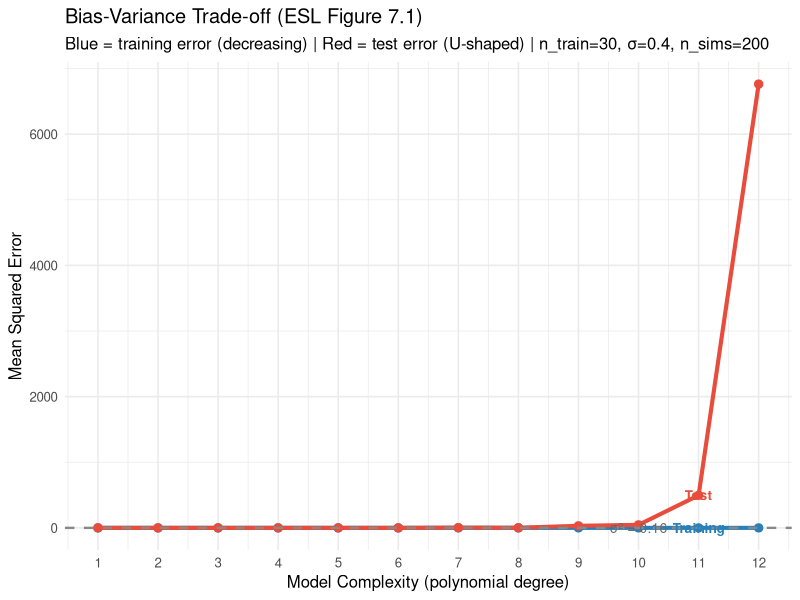
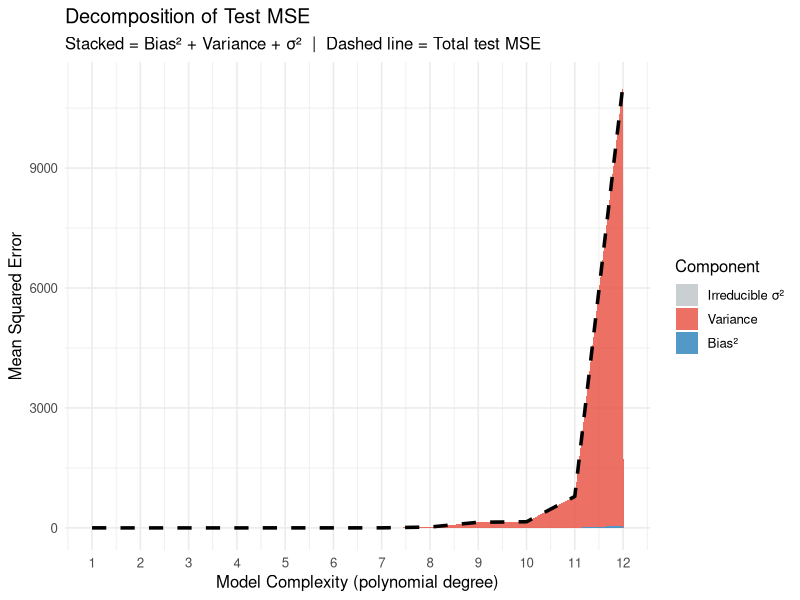

The R script that drew these images, in order:
## ---- chunk 1
#| context: setup
#| include: false
library(ggplot2)
library(dplyr)
library(tidyr)

# Shared simulation: true f, one training set
set.seed(7)
f_true <- function(x) sin(pi * x)
n_train <- 30
x_train <- sort(runif(n_train, 0, 1))
y_train <- f_true(x_train) + rnorm(n_train, 0, 0.4)
train_dat <- data.frame(x = x_train, y = y_train)

# Test grid
x_grid <- seq(0, 1, length.out=300)
f_grid <- f_true(x_grid)
## ---- chunk 2
#| label: bv-simulation
#| fig-width: 9
#| fig-height: 4.5
set.seed(42)
sigma_eps <- 0.4     # true noise SD
n_sims    <- 200     # number of training sets
n_train   <- 30
n_test    <- 500
degrees   <- 1:12

# Fixed test set (large, to get accurate estimate of test error)
x_test <- seq(0, 1, length.out=n_test)
y_test <- f_true(x_test) + rnorm(n_test, 0, sigma_eps)

results <- lapply(degrees, function(d) {
  train_errs <- test_errs <- numeric(n_sims)
  for (i in seq_len(n_sims)) {
    # New training set each simulation
    x_tr <- sort(runif(n_train, 0, 1))
    y_tr <- f_true(x_tr) + rnorm(n_train, 0, sigma_eps)
    fit  <- lm(y_tr ~ poly(x_tr, d))
    # Training MSE
    train_errs[i] <- mean(residuals(fit)^2)
    # Test MSE on fixed test set
    x_poly <- poly(x_test, d, coefs=attr(poly(x_tr, d), "coefs"))
    test_errs[i]  <- mean((y_test - cbind(1, x_poly) %*% coef(fit))^2)
  }
  data.frame(degree=d,
             train_mse = mean(train_errs),
             test_mse  = mean(test_errs))
})
res <- do.call(rbind, results)

# Add irreducible error baseline
irred <- sigma_eps^2

# Plot: training vs test error
ggplot(res, aes(x=degree)) +
  geom_line(aes(y=train_mse), colour="#2980b9", linewidth=1.4) +
  geom_point(aes(y=train_mse), colour="#2980b9", size=2.5) +
  geom_line(aes(y=test_mse), colour="#e74c3c", linewidth=1.4) +
  geom_point(aes(y=test_mse), colour="#e74c3c", size=2.5) +
  geom_hline(yintercept=irred, linetype="dashed", colour="#888", linewidth=0.8) +
  annotate("text", x=10, y=irred+0.01, label=paste0("σ² = ", irred),
           colour="#666", size=3.5) +
  annotate("text", x=11, y=res$train_mse[11]+0.03, label="Training",
           colour="#2980b9", size=3.5, fontface="bold") +
  annotate("text", x=11, y=res$test_mse[11]+0.03, label="Test",
           colour="#e74c3c", size=3.5, fontface="bold") +
  scale_x_continuous(breaks=degrees) +
  labs(title="Bias-Variance Trade-off (ESL Figure 7.1)",
       subtitle=paste0("Blue = training error (decreasing) | Red = test error (U-shaped) | ",
                       "n_train=", n_train, ", σ=", sigma_eps, ", n_sims=", n_sims),
       x="Model Complexity (polynomial degree)",
       y="Mean Squared Error") +
  theme_minimal(base_size=12)
## ---- chunk 3
#| label: bv-decomposition
#| fig-width: 9
#| fig-height: 4.5
# Show all three components: Bias², Variance, Irreducible
set.seed(42)
bv_decomp <- lapply(degrees, function(d) {
  preds_mat <- matrix(NA, nrow=n_sims, ncol=n_test)
  for (i in seq_len(n_sims)) {
    x_tr <- sort(runif(n_train, 0, 1))
    y_tr <- f_true(x_tr) + rnorm(n_train, 0, sigma_eps)
    fit  <- lm(y_tr ~ poly(x_tr, d))
    x_poly <- poly(x_test, d, coefs=attr(poly(x_tr, d), "coefs"))
    preds_mat[i, ] <- cbind(1, x_poly) %*% coef(fit)
  }
  mean_pred <- colMeans(preds_mat)
  bias2     <- mean((mean_pred - f_true(x_test))^2)
  variance  <- mean(apply(preds_mat, 2, var))
  data.frame(degree=d, bias2=bias2, variance=variance, irreducible=irred,
             test_mse=bias2+variance+irred)
})
bv <- do.call(rbind, bv_decomp)

bv_long <- tidyr::pivot_longer(bv, c(bias2, variance, irreducible),
                                names_to="component", values_to="mse")
bv_long$component <- factor(bv_long$component,
                             levels=c("irreducible","variance","bias2"),
                             labels=c("Irreducible σ²","Variance","Bias²"))

ggplot(bv_long, aes(x=degree, y=mse, fill=component)) +
  geom_area(alpha=0.8, position="stack") +
  geom_line(data=bv, aes(x=degree, y=test_mse), inherit.aes=FALSE,
            colour="black", linewidth=1.2, linetype="dashed") +
  scale_fill_manual(values=c("Irreducible σ²"="#bdc3c7",
                              "Variance"="#e74c3c",
                              "Bias²"="#2980b9")) +
  scale_x_continuous(breaks=degrees) +
  labs(title="Decomposition of Test MSE",
       subtitle="Stacked = Bias² + Variance + σ²  |  Dashed line = Total test MSE",
       x="Model Complexity (polynomial degree)",
       y="Mean Squared Error",
       fill="Component") +
  theme_minimal(base_size=12)
